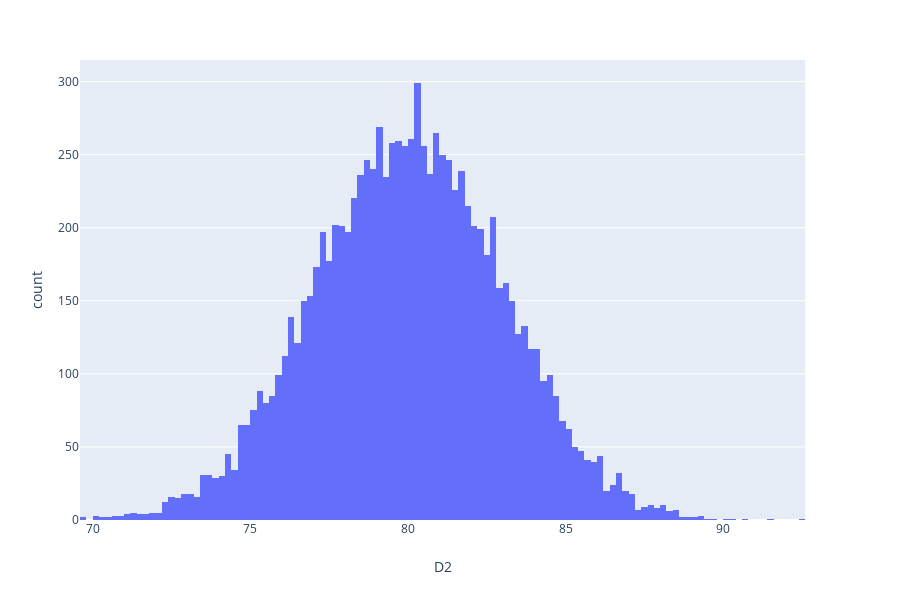

Write notebook code for a chart like this one.
### Code cell
fig = px.histogram(distributions, x = "D2")
fig.show()

### Figure 1 — Plotly figure (JSON) as saved in the notebook; plotly's stock layout.template omitted (floating-point values rounded to 4 significant figures; data arrays with more than 128 entries replaced by an {"elided": "..."} marker saying what was removed)
{"data": [{"alignmentgroup": "True", "bingroup": "x", "hoverlabel": {"namelength": 0}, "hovertemplate": "D2=%{x}<br>count=%{y}", "legendgroup": "", "marker": {"color": "#636efa"}, "name": "", "offsetgroup": "", "orientation": "v", "showlegend": false, "type": "histogram", "x": {"elided": "10000 float values"}, "xaxis": "x", "yaxis": "y"}], "layout": {"barmode": "relative", "height": 600, "legend": {"tracegroupgap": 0}, "margin": {"t": 60}, "xaxis": {"anchor": "y", "domain": [0, 0.98], "title": {"text": "D2"}}, "yaxis": {"anchor": "x", "domain": [0, 1], "title": {"text": "count"}}}}
